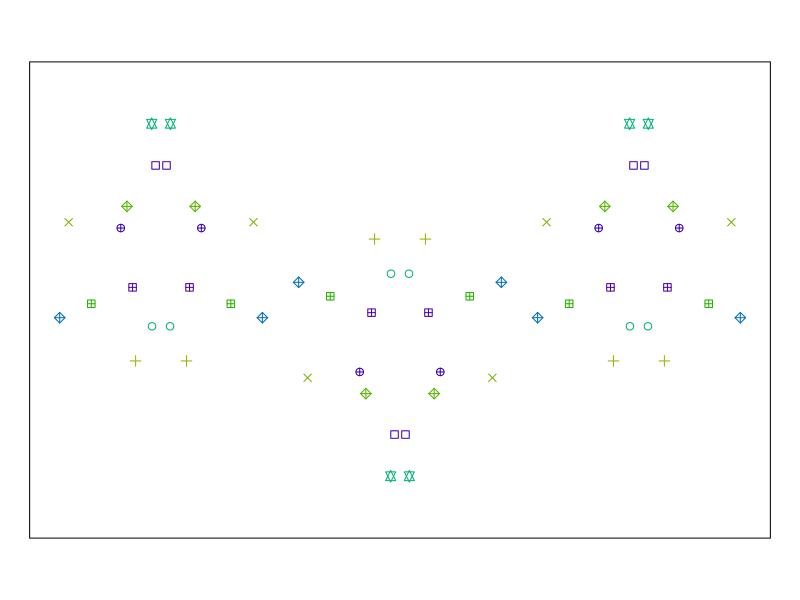
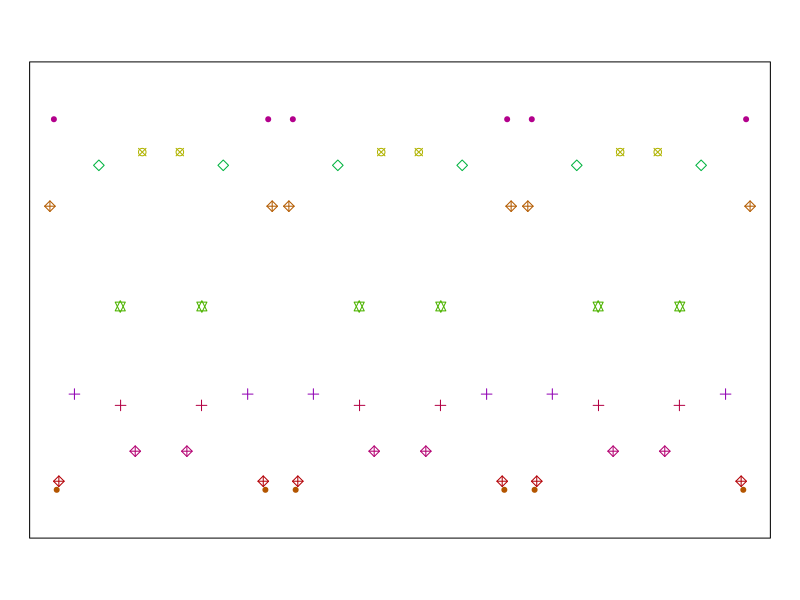
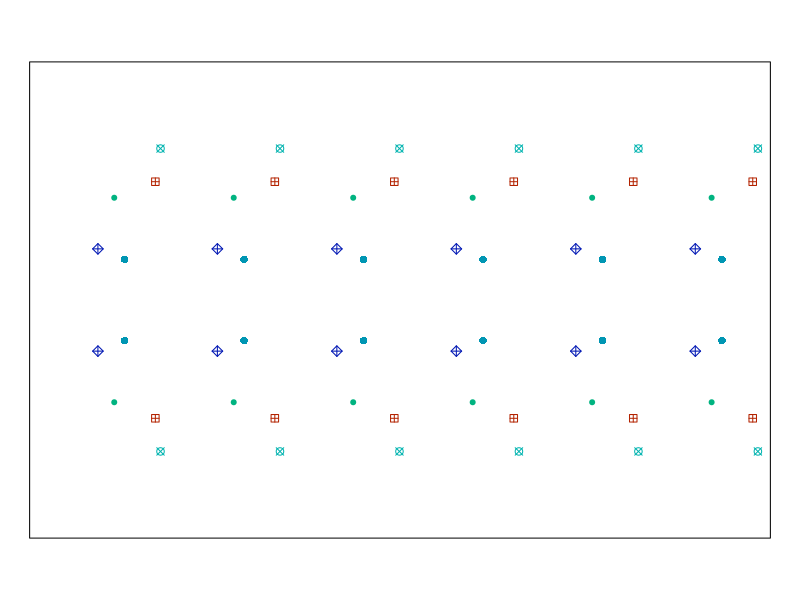
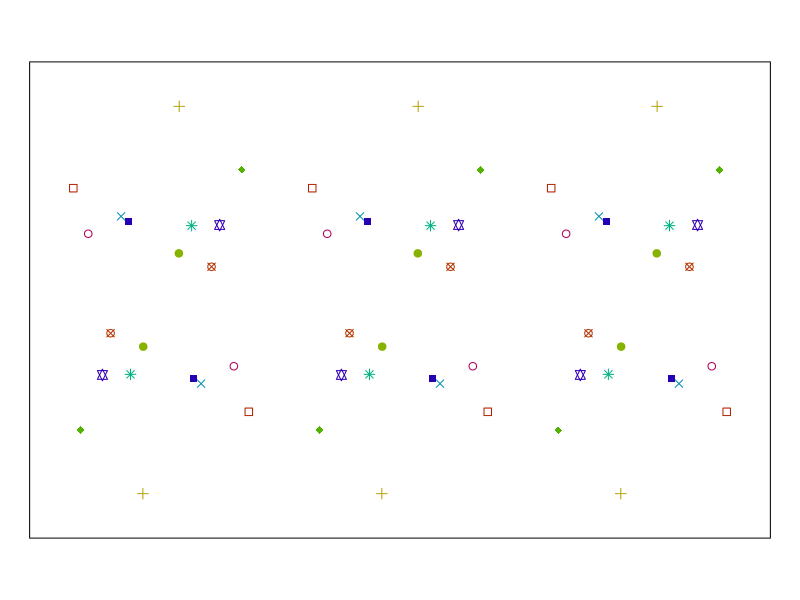
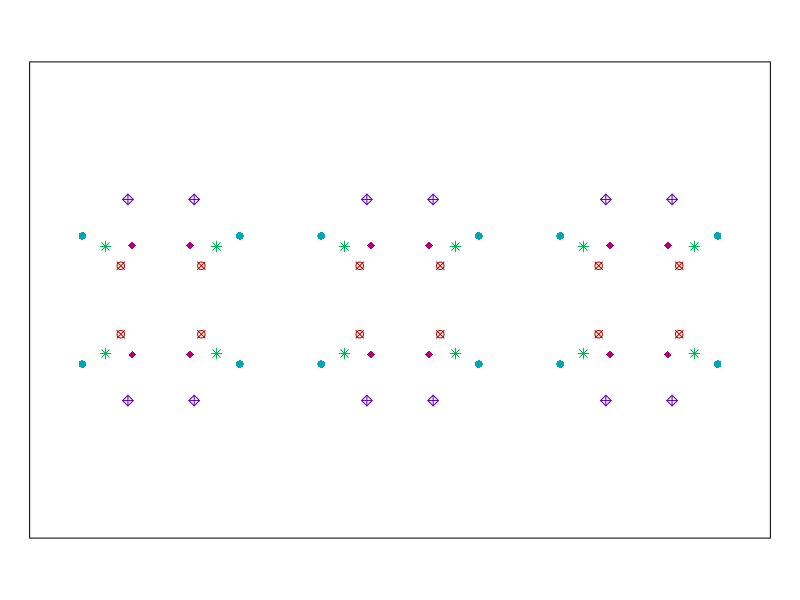
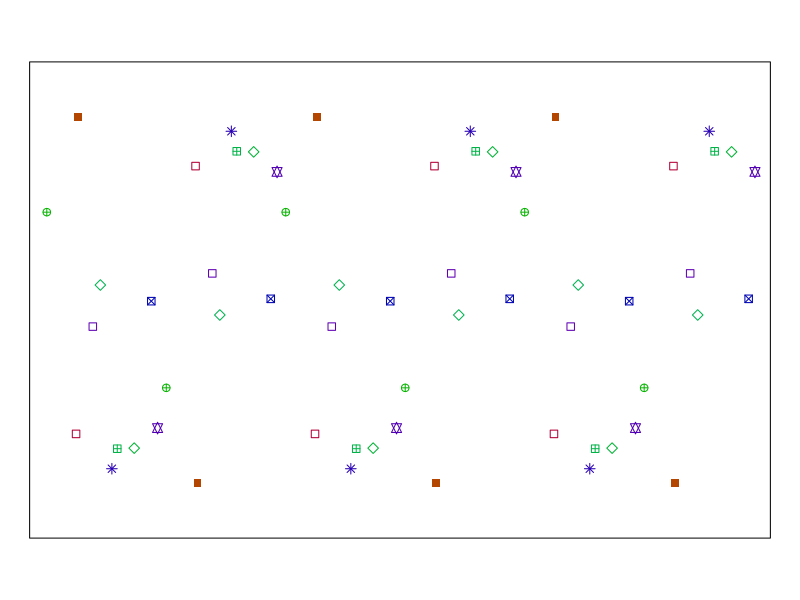
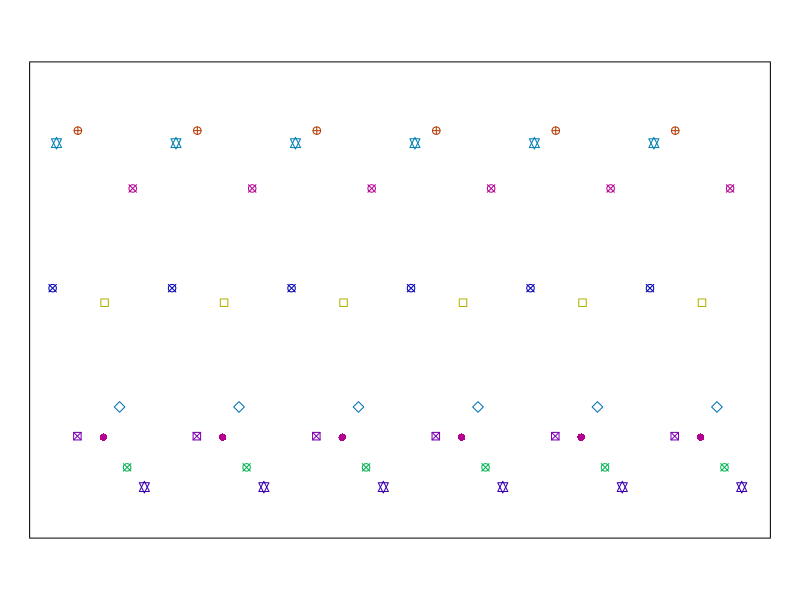

Recreate these plots in R, in order.
## ---- chunk 1
fgs = sample(1:7,7)

sols = character()
for(i in 1:length(fgs)){
    sols = c(sols,paste0(1*(1:7==fgs[i]),collapse=""))
}

w1 = c("p1 (hop)","p11g (step)","p1m1 (sidle)","p2 (spinning hop)","p2mg (spinning sidle)","p11m (jump)","p2mm (spinning jump)")

wrds = w1[fgs]

# w2 = c("hop","step","sidle","spinning hop","spinning sidle","jump","spinning jump")
# wrd1a = w1[fg1]
# wrd1b = w2[fg1]
# wrd2a = w1[fg2]
# wrd2b = w2[fg2]


getbasedots = function(fg=1,n=4){
    if(fg<6){
        x = runif(2*n)
        y = runif(2*n)-0.5
        h = runif(2*n)
        p = sample(c(0,1,3,4,5,7,8,9,10,11,12,13,15,16,18,19,20),2*n,T)
    } else {
        x = runif(n)
        y = runif(n)-0.5
        h = runif(n)
        p = sample(c(0,1,3,4,5,7,8,9,10,11,12,13,15,16,18,19,20),n,T)
        x = c(x,x)
        y = c(y,-y)
        h = c(h,h)
        p = c(p,p) 
    }
    dots = data.frame(x,y,h,p)
    return(dots)
}

translate = function(dots,dx=1){
    tdots = data.frame(dots)
    tdots$x = dots$x+dx
    return(tdots)
}
rotate = function(dots,xr){
    tdots = data.frame(dots)
    tdots$x = tdots$x-xr
    tdots$x = -tdots$x+xr
    tdots$y = -tdots$y
    return(tdots)
}
glide = function(dots,dx){
    tdots = data.frame(dots)
    tdots$x = tdots$x+dx
    tdots$y = -tdots$y
    return(tdots)
}
mirror = function(dots,xr){
    tdots = data.frame(dots)
    tdots$x = tdots$x-xr
    tdots$x = -tdots$x+xr
    return(tdots)
}

drawdots = function(dots,fg,val=1){
    points(dots$x,dots$y,col=hsv(dots$h,1,val),pch=dots$p)
    if(fg==1){
        for(i in 1:5){
            dots = translate(dots,1)
            points(dots$x,dots$y,col=hsv(dots$h,1,val),pch=dots$p)
        }
    }
    if(fg==2){
        for(i in 1:5){
            dots = glide(dots,1)
            points(dots$x,dots$y,col=hsv(dots$h,1,val),pch=dots$p)
        }
    }
    if(fg==3){
        for(i in 1:5){
            dots = mirror(dots,i)
            points(dots$x,dots$y,col=hsv(dots$h,1,val),pch=dots$p)
        }
    }
    if(fg==4){
        for(i in 1:5){
            dots = rotate(dots,i)
            points(dots$x,dots$y,col=hsv(dots$h,1,val),pch=dots$p)
        }
    }
    if(fg==5){
        for(i in 1:5){
            if(i%%2==1){
                dots = mirror(dots,i)
            } else {
                dots = rotate(dots,i)
            }
            points(dots$x,dots$y,col=hsv(dots$h,1,val),pch=dots$p)
        }
    }
    if(fg==6){
        for(i in 1:5){
            dots = translate(dots,1)
            points(dots$x,dots$y,col=hsv(dots$h,1,val),pch=dots$p)
        }
    }
    if(fg==7){
        for(i in 1:5){
            dots = mirror(dots,i)
            points(dots$x,dots$y,col=hsv(dots$h,1,val),pch=dots$p)
        }
    }
}


## ---- chunk 2
par(mar=c(0,0,0,0))
dots = getbasedots(fgs[1],5)
plot(0,0,type="n",xlim=c(-0.1,6.1),ylim=c(-0.7,0.7),axes=F,ann=F)
drawdots(dots,fgs[1],0.7)
polygon(c(-.1,-.1,6.1,6.1),c(-0.6,0.6,0.6,-0.6))
## ---- chunk 3
par(mar=c(0,0,0,0))
dots = getbasedots(fgs[2],5)
plot(0,0,type="n",xlim=c(-0.1,6.1),ylim=c(-0.7,0.7),axes=F,ann=F)
drawdots(dots,fgs[2],0.7)
polygon(c(-.1,-.1,6.1,6.1),c(-0.6,0.6,0.6,-0.6))
## ---- chunk 4
par(mar=c(0,0,0,0))
dots = getbasedots(fgs[3],5)
plot(0,0,type="n",xlim=c(-0.1,6.1),ylim=c(-0.7,0.7),axes=F,ann=F)
drawdots(dots,fgs[3],0.7)
polygon(c(-.1,-.1,6.1,6.1),c(-0.6,0.6,0.6,-0.6))
## ---- chunk 5
par(mar=c(0,0,0,0))
dots = getbasedots(fgs[4],5)
plot(0,0,type="n",xlim=c(-0.1,6.1),ylim=c(-0.7,0.7),axes=F,ann=F)
drawdots(dots,fgs[4],0.7)
polygon(c(-.1,-.1,6.1,6.1),c(-0.6,0.6,0.6,-0.6))
## ---- chunk 6
par(mar=c(0,0,0,0))
dots = getbasedots(fgs[5],5)
plot(0,0,type="n",xlim=c(-0.1,6.1),ylim=c(-0.7,0.7),axes=F,ann=F)
drawdots(dots,fgs[5],0.7)
polygon(c(-.1,-.1,6.1,6.1),c(-0.6,0.6,0.6,-0.6))
## ---- chunk 7
par(mar=c(0,0,0,0))
dots = getbasedots(fgs[6],5)
plot(0,0,type="n",xlim=c(-0.1,6.1),ylim=c(-0.7,0.7),axes=F,ann=F)
drawdots(dots,fgs[6],0.7)
polygon(c(-.1,-.1,6.1,6.1),c(-0.6,0.6,0.6,-0.6))
## ---- chunk 8
par(mar=c(0,0,0,0))
dots = getbasedots(fgs[7],5)
plot(0,0,type="n",xlim=c(-0.1,6.1),ylim=c(-0.7,0.7),axes=F,ann=F)
drawdots(dots,fgs[7],0.7)
polygon(c(-.1,-.1,6.1,6.1),c(-0.6,0.6,0.6,-0.6))
